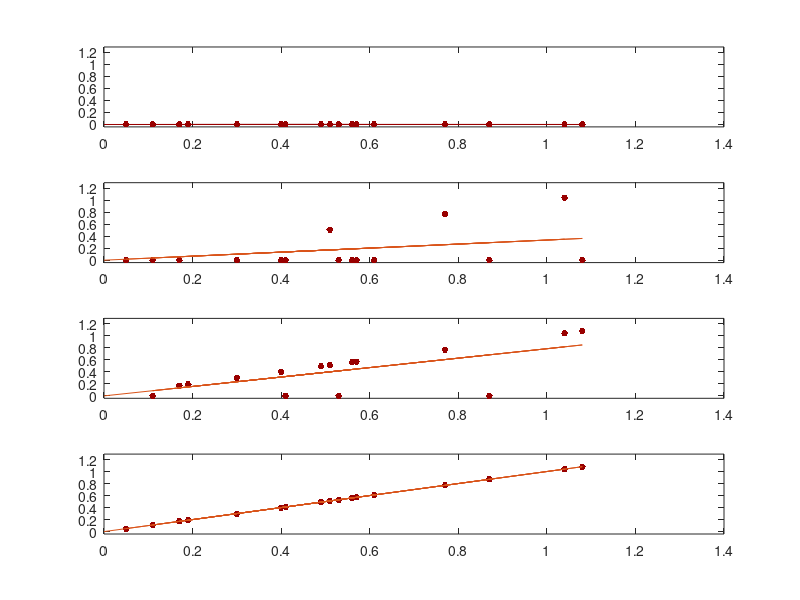
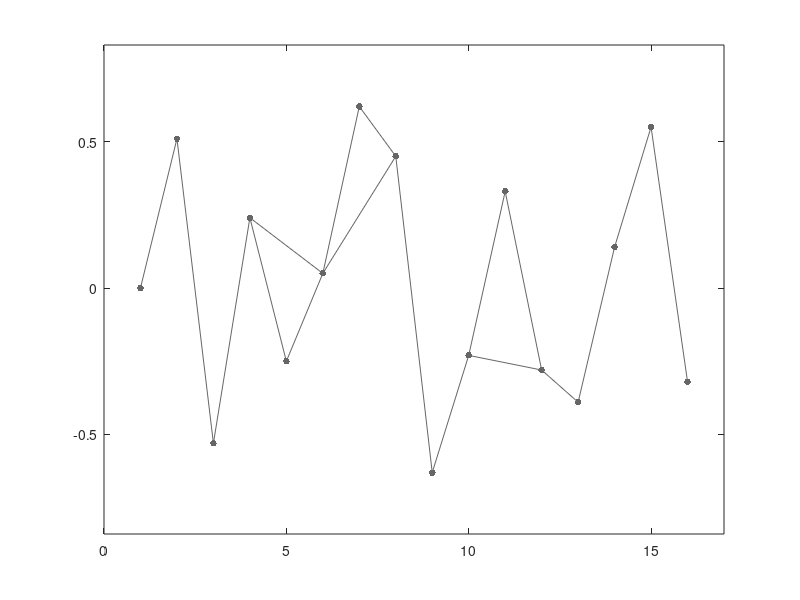

Here is the MATLAB script that generated these plots, in order:
dn_all = [1:16]'; 
gidx   = [[1:15]' [2:16]'; 4 6; 6 8; 10 12];
dn     = dn_all(gidx); 
    
% bli   = [1.4969; 1.0182; 1.2191; 1.5412; 0.5108; 1.0643; 0.6119; 0.9239; 1.3436; ...
%          0.3724; 1.4255; 1.2053; 0.4849; 1.6157; 0.1; 1.0970; 0.7212; 0.8430];
bli   = [0; 0.51; -0.53; 0.24; -0.25; 0.05; 0.62; 0.45; -0.63; -0.23; 0.33; -0.28; -0.39; 0.14; 0.55; -0.32];
% bli   = [0; (rand(length(dn_all),1))-0.5]; 
blii  = bli(gidx); 
blia  = blii(:,2)-blii(:,1); 
%bli   = blia+abs(min(blia)); 
bli = abs(blia); 
G     = bli;

ints  = bli; 

% test 1
ints1 = zeros(length(ints),1); 
m1    = inv(G'*G)*G'*ints1; 

% test 2
ints2 = [ints(1:3); zeros(13,1)];
G2    = [G(1:3); G(5:15); G(17:end)]; 
m2    = inv(G2'*G2)*G2'*ints2; 

% test 3
ints3 = [ints(1:10); zeros(4,1); ints(end-2:end-1)];
G3    = [G(1:10); G(12:15); G(end-2:end-1)]; 
m3    = inv(G3'*G3)*G3'*ints3; 

% test 4
ints4 = ints; 
G4    = G; 
m4    = inv(G4'*G4)*G4'*ints4; 

close all; 
figure('units', 'normalized', 'outerposition', [.1 .6 .2 .9]); hold on; box on;
subplot(4,1,1); hold on; box on; 
plot(G, ints1, '.', 'markersize', 15, 'color', [0.6 0 0])
plot([0; G], [0; G*m1], 'color', [0.6 0 0]);
ylim([-0.040 max(bli)+.21]); 
subplot(4,1,2); hold on; box on; 
plot(G2, ints2, '.', 'markersize', 15, 'color', [0.6 0 0])
plot([0; G2], [0; G2*m2]);
ylim([-0.040 max(bli)+.21]); 
subplot(4,1,3); hold on; box on; 
plot(G3, ints3, '.', 'markersize', 15, 'color', [0.6 0 0])
plot([0; G3], [0; G3*m3]);
ylim([-0.040 max(bli)+.21]); 
subplot(4,1,4); hold on; box on; 
plot(G4, ints4, '.', 'markersize', 15, 'color', [0.6 0 0])
plot([0; G4], [0; G4*m4]);
ylim([-0.040 max(bli)+.21]); 

figure('units', 'normalized', 'outerposition', [.3 .6 .65 .3]);; hold on; box on; 
plot(dn, blii, '.', 'markersize', 15, 'color', [0.4 0.4 0.4]); 
for i = 1:length(ints)
    plot(dn(i,:), blii(i,:), 'color', [0.4 0.4 0.4]); 
end
xlim([0 dn_all(end)+1]); 
ylim([min(min(blii))-.21 max(max(blii))+.21]); 


    
    
    
    
    
    
    
    
    
    
    
    
    
    
    
    
    
    
    
    
    
    
    




